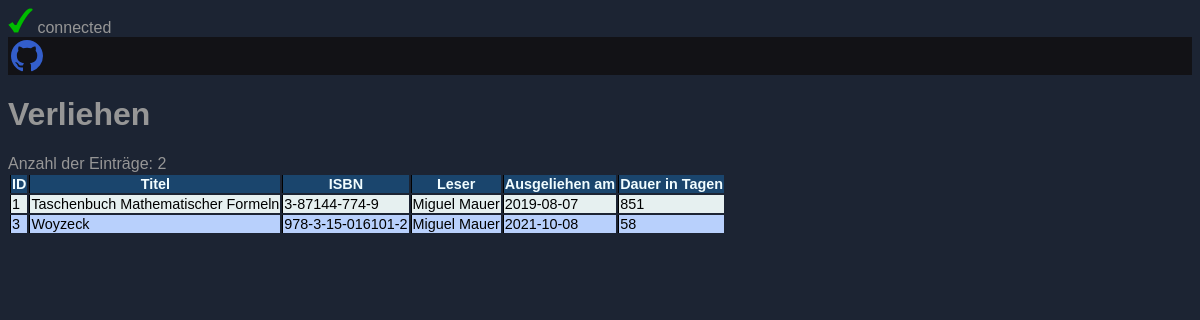
The app's page /biblio/verliehen.php with its own data.
### tables this page shows
CREATE TABLE IF NOT EXISTS `buchleser` (
  `IDBUCH` int(16) unsigned NOT NULL,
  `IDLESER` int(16) unsigned NOT NULL,
  `von` date NOT NULL,
  `bis` date DEFAULT NULL
);

CREATE TABLE IF NOT EXISTS `buch` (
  `ID` int(16) unsigned NOT NULL AUTO_INCREMENT,
  `titel` text,
  `VNR` int(16) unsigned DEFAULT NULL,
  `jahr` int(4) DEFAULT NULL,
  `ort` char(30) DEFAULT NULL,
  `isbn` char(17) DEFAULT NULL,
  PRIMARY KEY (`ID`)
);

### biblio/functions.php (the view, shortened to what this page needs)
<?php
function create_header($path) {
	echo "<header role=\"banner\">
	<div >
	<table class=\"links\" border=\"0\"><tbody>
	<tr>
	<th><a href=\"https://github.com/MMaue/Bibliothekssystem\" aria-label=\"Source Code\">
	<svg height=\"32\" aria-hidden=\"true\" viewBox=\"0 0 16 16\" version=\"1.1\" width=\"32\" data-view-component=\"true\" class=\"octicon octicon-mark-github v-align-middle\">
	<path style=\"fill:#335ECB;\" fill-rule=\"evenodd\" d=\"M8 0C3.58 0 0 3.58 0 8c0 3.54 2.29 6.53 5.47 7.59.4.07.55-.17.55-.38 0-.19-.01-.82-.01-1.49-2.01.37-2.53-.49-2.69-.94-.09-.23-.48-.94-.82-1.13-.28-.15-.68-.52-.01-.53.63-.01 1.08.58 1.23.82.72 1.21 1.87.87 2.33.66.07-.52.28-.87.51-1.07-1.78-.2-3.64-.89-3.64-3.95 0-.87.31-1.59.82-2.15-.08-.2-.36-1.02.08-2.12 0 0 .67-.21 2.2.82.64-.18 1.32-.27 2-.27.68 0 1.36.09 2 .27 1.53-1.04 2.2-.82 2.2-.82.44 1.1.16 1.92.08 2.12.51.56.82 1.27.82 2.15 0 3.07-1.87 3.75-3.65 3.95.29.25.54.73.54 1.48 0 1.07-.01 1.93-.01 2.2 0 .21.15.46.55.38A8.013 8.013 0 0016 8c0-4.42-3.58-8-8-8z\"></path>
	</svg>
	</a></th>";
    echo "</tr>
	</tbody></table>
	</div>
	</header>";
}
function create_table($result) {
	if($result->num_rows > 0){
		$n = 0;
		while($row = $result->fetch_assoc()) {
			if ($n == 0){
				echo "<tr>".PHP_EOL;
				foreach (array_keys($row) as $key){
					echo "<th>".$key."</th>".PHP_EOL;
				}
				echo "</tr>".PHP_EOL;
			}
			if ($n % 2 == 0) {
				echo "<tr class=\"even\">".PHP_EOL;
				foreach ($row as $field) {
					echo "<td>".$field."</td>".PHP_EOL;
				}
				echo "</tr>".PHP_EOL;
			}
			else {
				echo "<tr class=\"odd\">".PHP_EOL;
				foreach ($row as $field) {
					echo "<td>".$field."</td>".PHP_EOL;
				}
				echo "</tr>".PHP_EOL;
			}
			$n += 1;
		}
	}
	elseif ($result->num_rows == 0) {
		echo "Tabelle enthält 0 Reihen.";
	}
	else {
		echo "Fehler beim erstellen einer Tabelle -->".$con->error;
	}
}
?>

### biblio/connection.php (shortened to what this page needs)
<?php
$dbhost = "localhost";
$dbuser = "root";
$dbpass = "";
$dbname = "bibliothekssystem";
$con = new mysqli($dbhost,$dbuser,$dbpass,$dbname);
if($con->connect_error){
	echo "<img src=\"red_x_wiki.svg\" alt=\"NOT Connected\"  width=\"25px\" height=\"25px\"/> NOT connected";
}
else {
	echo "<img src=\"green_tick_wiki.svg\" alt=\"Connected\"  width=\"25px\" height=\"25px\"/> connected";
}
?>

### biblio/verliehen.php (shortened to what this page needs)
<?php
include("connection.php");
include("functions.php");
?>
<!DOCTYPE html>
<html lang="de">
	<link href='style.css' rel='stylesheet' type='text/css'>
<head>
</head>
<body>
<?php create_header('./'); ?>
<h1>Verliehen</h1>
<table class="farbig"><tbody>
<?php
$sql = "SELECT buch.ID, buch.titel AS Titel, buch.isbn AS ISBN, CONCAT(leser.vorname, ' ', leser.name) AS Leser, buchleser.von AS 'Ausgeliehen am', ABS(DATEDIFF(CURRENT_DATE(), buchleser.von)) AS 'Dauer in Tagen'
		FROM buch, buchleser, leser
		WHERE buch.ID = buchleser.IDBUCH
		AND leser.ID = buchleser.IDLESER
		AND buchleser.bis IS NULL
		ORDER BY buch.ID ASC";
	$result = $con->query($sql);
	create_table($result);
?>
</tbody></table>
</body>
</html>

### biblio/style.css (style rules this page uses)
body { background-color: rgb(28, 36, 51); color: rgb(150, 150, 150); font-size: 100%; font-family: Verdana, Arial, sans-serif; }
header { background-color: rgb(18, 18, 22); }
table.farbig { table-layout: auto; font-size: 0.9em; color: rgb(0, 0, 0); }
table.farbig th { border-left: 1px solid rgb(0, 0, 0); color: rgb(241, 253, 255); background-color: rgb(26, 69, 109); }
table.farbig td { border-left: 1px solid rgb(0, 0, 0); }
table.farbig tr.even { background-color: rgb(230, 240, 240); }
table.farbig tr.odd { background-color: rgb(184, 208, 252); }

### records on screen
buchleser: key "ID", key "Titel", key "ISBN", key "Leser", key "Ausgeliehen am", key "Dauer in Tagen", IDBUCH.ID "1", IDBUCH.titel "Taschenbuch Mathematischer Formeln", IDBUCH.isbn "3-87144-774-9", field "Miguel Mauer", von "2019-08-07", field "851"
buchleser: IDBUCH.ID "3", IDBUCH.titel "Woyzeck", IDBUCH.isbn "978-3-15-016101-2", field "Miguel Mauer", von "2021-10-08", field "58"
